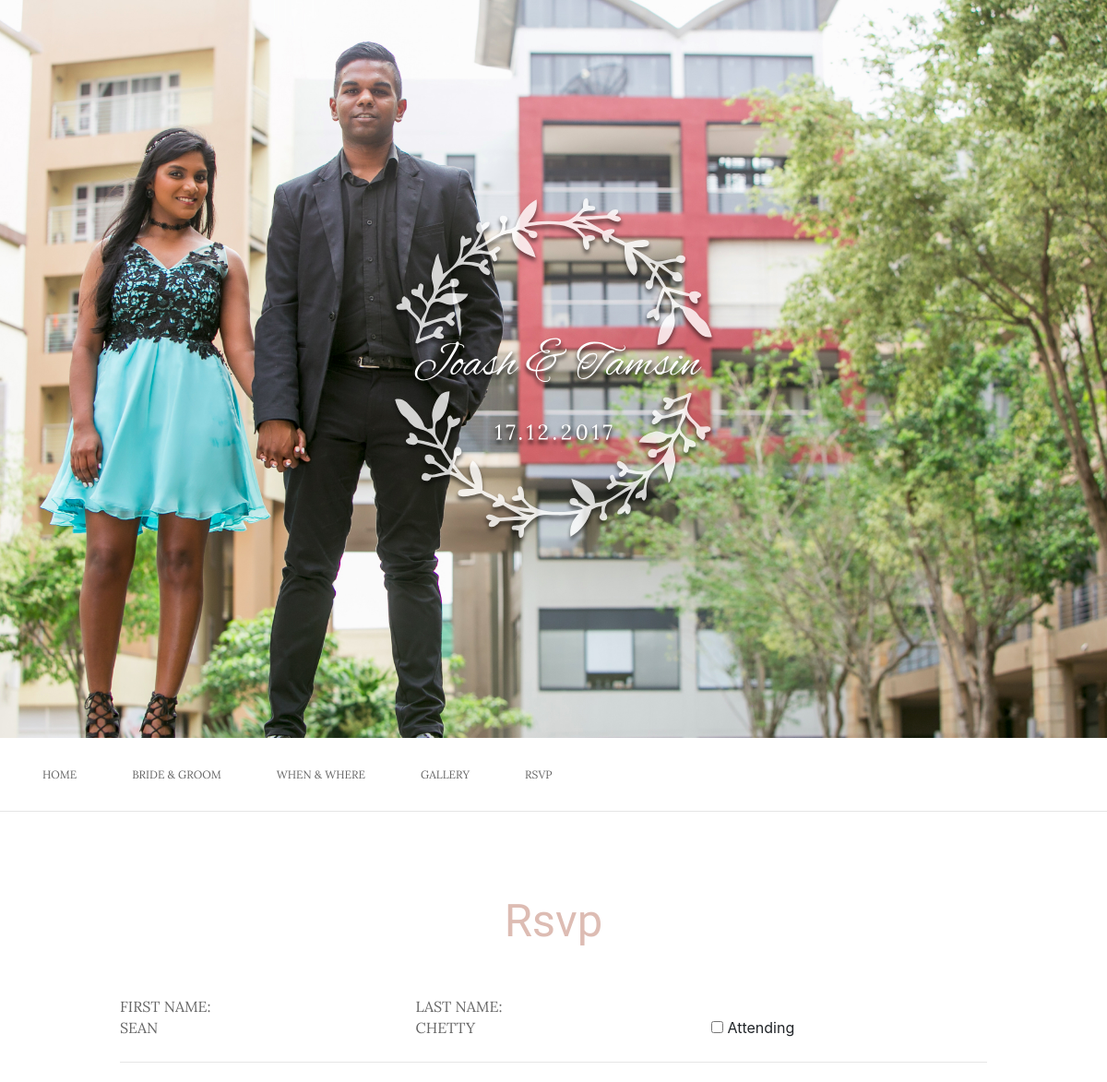
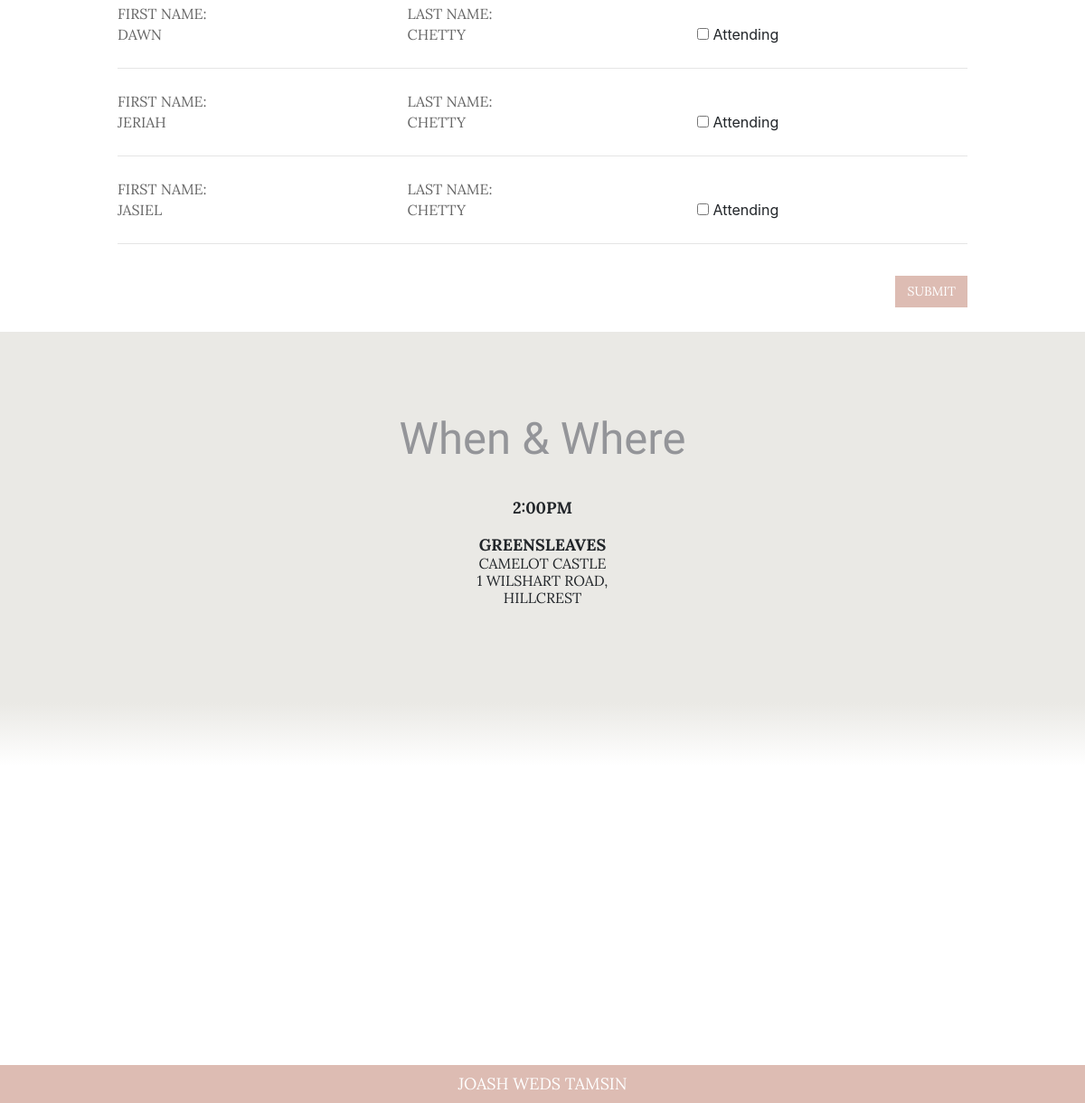
Page /rsvp/84/ on the committed database (2 pictures, top to bottom).
### guest/models.py (models this page shows, shortened)
class Guest(models.Model):
    first_name = models.CharField(max_length=100)
    last_name = models.CharField(max_length=100)
    invite = models.ForeignKey(Invite)
    attending = models.BooleanField(default=False)

### guest/views.py (the view)
# urls.py: url(r'^rsvp/(?P<id>(\d+))/$', views.rsvp),
def rsvp(request, id):
    guests = Guest.objects.filter(invite__invite_number=id)
    template_data = {
        'id': id,
        'guests': guests
    }
    template = 'qr-scan.html'
    if request.POST:
        for guest in guests:
            if 'attending_%s_%s' % (guest.first_name, guest.last_name) in request.POST:
                guest.attending = True
                guest.save()
                return HttpResponseRedirect('/confirmation/')
    return render(request, template, template_data,)

### guest/templates/qr-scan.html (shortened to what this page needs)
{% extends "base.html" %}
{% block content %}
<div class="form_attend">
  <div class="heading">Rsvp</div>
<form method="POST" class="post-form">
  {% for guest in guests %}
  <div class="name">First name:<br>{{guest.first_name}}</div>
  <div class="l_name"> Last name:<br>{{guest.last_name}}</div>
 <input type="checkbox" name="attending_{{guest.first_name}}_{{guest.last_name}}" value="yes"> Attending<br>
  <div class="line"></div>
  {% endfor %}
<button type="submit" class="save btn btn-default">Submit</button>
</form>
</div>
<div id="when">
        <div class="heading">When &amp; Where</div>
        <div class="details"><span style="font-weight:bold;">2:00pm</span><br><br><span style="font-weight:bold;">Greensleaves</span><br>Camelot Castle<br>1 Wilshart Road,<br>Hillcrest</div>
</div>
<div id="map_details">
        <a href="https://www.google.co.za/maps/place/Greensleeves+Medieval+Kingdom+at+Camelot/@-29.7608405,30.7686882,17z/data=!3m1!4b1!4m5!3m4!1s0x1ef6fb174ef90899:0x8a6f88276fd188a2!8m2!3d-29.7608452!4d30.7708822?hl=en" class="gradient" target="_blank"></a>
        <a href="https://www.google.co.za/maps/place/Greensleeves+Medieval+Kingdom+at+Camelot/@-29.7608405,30.7686882,17z/data=!3m1!4b1!4m5!3m4!1s0x1ef6fb174ef90899:0x8a6f88276fd188a2!8m2!3d-29.7608452!4d30.7708822?hl=en" target="_blank" id="map"></a>
</div>
{% endblock content %}

### guest/templates/base.html
{% include "header.html" %}
{% block content %}
{% endblock %}
{% include "footer.html" %}

### guest/templates/header.html (shortened to what this page needs)
<!DOCTYPE html>
<html lang="en">
  <head>
    <link href="/assets/css/bootstrap.min.css" rel="stylesheet">
    <link href="/assets/css/custom.css" rel="stylesheet">
    <link href="/assets/css/slick.css" rel="stylesheet">
    <link rel="stylesheet" href="https://maxcdn.bootstrapcdn.com/bootstrap/4.0.0-alpha.6/css/bootstrap.min.css">
  </head>
  <body>
	<div class="full-width-img">
      <div class="logo">
      <img src="/assets/images/logo.svg" width="100%;">
      </div>
		</div>
<nav class="navbar navbar-expand-lg navbar-light" id="mainNav">
  <div class="collapse navbar-collapse" id="navbarSupportedContent">
    <ul class="navbar-nav mr-auto">
      <li class="nav-item active">
        <a class="nav-link js-scroll-trigger" href = "/#top">Home <span class="sr-only">(current)</span></a>
      </li>
      <li class="nav-item">
        <a class="nav-link js-scroll-trigger" href = "/#bride_groom">Bride &amp; Groom</a>
      </li>
      <li class="nav-item">
        <a class="nav-link js-scroll-trigger" href = "/#when">When &amp; Where</a>
      </li>
      <li class="nav-item">
        <a class="nav-link js-scroll-trigger" href = "/#gallery">Gallery</a>
      </li>
      <li class="nav-item">
        <a class="nav-link js-scroll-trigger" href = "/#rsvp">RSVP</a>
      </li>
    </ul>
  </div>
</nav>

### guest/templates/footer.html (shortened to what this page needs)
<div class="footer">
  Joash Weds Tamsin
</div>
</body>
</html>

### rows in the picture
Guest: first_name "SEAN", last_name "CHETTY"
Guest: first_name "DAWN", last_name "CHETTY"
Guest: first_name "JERIAH", last_name "CHETTY"
Guest: first_name "JASIEL", last_name "CHETTY"
